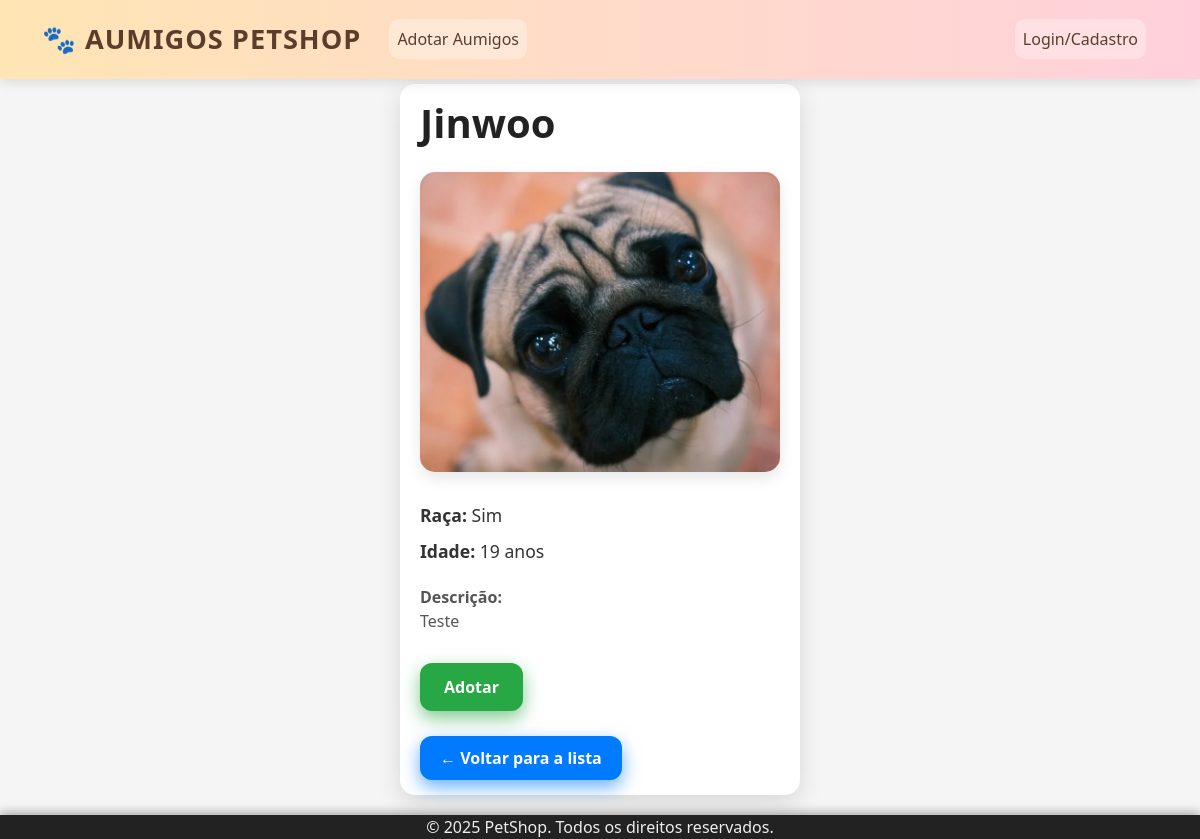
The page /pet/1/ on the database its author committed.
### sistema_projeto/pets/models.py (models this page shows, shortened)
class Pet(models.Model):
    nome = models.CharField(max_length=100)
    idade = models.IntegerField()
    descricao = models.TextField(verbose_name='Descrição')
    raca = models.CharField(max_length=100, verbose_name='Raça')
    especie = models.CharField(max_length=100, verbose_name='Espécie')
    foto = models.ImageField(upload_to='fotos_pets/', null=True, blank=True)
    disponivel = models.BooleanField(default=True)

### sistema_projeto/pets/views.py (the view)
# urls.py: path('pet/<int:pet_id>/', views.pet_detalhe, name='pet_detalhe'),
def pet_detalhe(request, pet_id):
    pet = get_object_or_404(Pet, id=pet_id)
    return render(request, 'pets/pet_detalhe.html', {'pet': pet})

### sistema_projeto/contas/context_processors.py (called while the page is built)
def admin_emails(request):
    return {
        'ADMIN_EMAILS': settings.ADMIN_EMAILS
    }

### sistema_projeto/pets/templates/pets/pet_detalhe.html (shortened to what this page needs)
{% extends 'pets/base.html' %}
{% block content %}
<div style="
    max-width: 400px;   /* Diminuído de 600px para 400px */
    margin: 20px auto;
    padding: 15px 20px; /* leve ajuste no padding */
    background-color: #fff;
    border-radius: 15px;
    box-shadow: 0 8px 25px rgba(0,0,0,0.12);
    font-family: 'Segoe UI', Tahoma, Geneva, Verdana, sans-serif;
    color: #333;
">
    <h1 style="font-weight: 900; font-size: 2.5rem; margin-bottom: 25px; color: #222;">
        {{ pet.nome }}
    </h1>
    {% if pet.foto %}
    <img src="{{ pet.foto.url }}" alt="Foto de {{ pet.nome }}" style="
        display: block;
        width: 100%;
        max-height: 300px;  /* diminuiu de 400px */
        object-fit: cover;
        border-radius: 15px;
        box-shadow: 0 6px 15px rgba(0,0,0,0.1);
        margin-bottom: 30px;
        margin-left: auto;
        margin-right: auto;
      ">
    {% endif %}
    <p style="font-size: 1.1rem; margin-bottom: 10px;"><strong>Raça:</strong> {{ pet.raca }}</p>
    <p style="font-size: 1.1rem; margin-bottom: 20px;"><strong>Idade:</strong> {{ pet.idade }} anos</p>
    {% if pet.descricao %}
    <p style="font-size: 1rem; line-height: 1.5; margin-bottom: 30px; color: #555;">
        <strong>Descrição:</strong><br> {{ pet.descricao }}
    </p>
    {% endif %}
    <a href="{% url 'adotar_pet' pet.id %}" style="
        display: inline-block;
        padding: 12px 24px; /* ligeiramente menor */
        background-color: #28a745;
        color: white;
        border-radius: 12px;
        text-decoration: none;
        font-weight: 700;
        font-family: 'Segoe UI', Tahoma, Geneva, Verdana, sans-serif;
        box-shadow: 0 7px 18px rgba(40,167,69,0.6);
        transition: background-color 0.3s ease, box-shadow 0.3s ease;
        margin-bottom: 25px;
    " onmouseover="this.style.backgroundColor='#1e7e34'; this.style.boxShadow='0 10px 25px rgba(30,126,52,0.8)';"
       onmouseout="this.style.backgroundColor='#28a745'; this.style.boxShadow='0 7px 18px rgba(40,167,69,0.6)';">
       Adotar
    </a>
    <br>
    <a href="{% url 'listar_pets' %}" style="
         display: inline-block;
         padding: 10px 20px;  /* ligeiramente menor */
         background-color: #007bff;
         color: white;
         border-radius: 12px;
         text-decoration: none;
         font-weight: 700;
         font-family: 'Segoe UI', Tahoma, Geneva, Verdana, sans-serif;
         box-shadow: 0 7px 18px rgba(0,123,255,0.6);
         transition: background-color 0.3s ease, box-shadow 0.3s ease;
       " onmouseover="this.style.backgroundColor='#0056b3'; this.style.boxShadow='0 10px 25px rgba(0,86,179,0.8)';"
        onmouseout="this.style.backgroundColor='#007bff'; this.style.boxShadow='0 7px 18px rgba(0,123,255,0.6)';">
        ← Voltar para a lista
    </a>
</div>
{% endblock %}

### sistema_projeto/pets/templates/pets/base.html (style rules this page uses)
html, body { height: 100%; margin: 0; padding: 0; background-color: #f5f5f5; color: #333; font-family: 'Segoe UI', Tahoma, Geneva, Verdana, sans-serif; }
body { display: flex; flex-direction: column; min-height: 100vh; }

### rows shown on the page
Pet: nome "Jinwoo", foto (picture), raca "Sim", idade "19", descricao "Teste"
